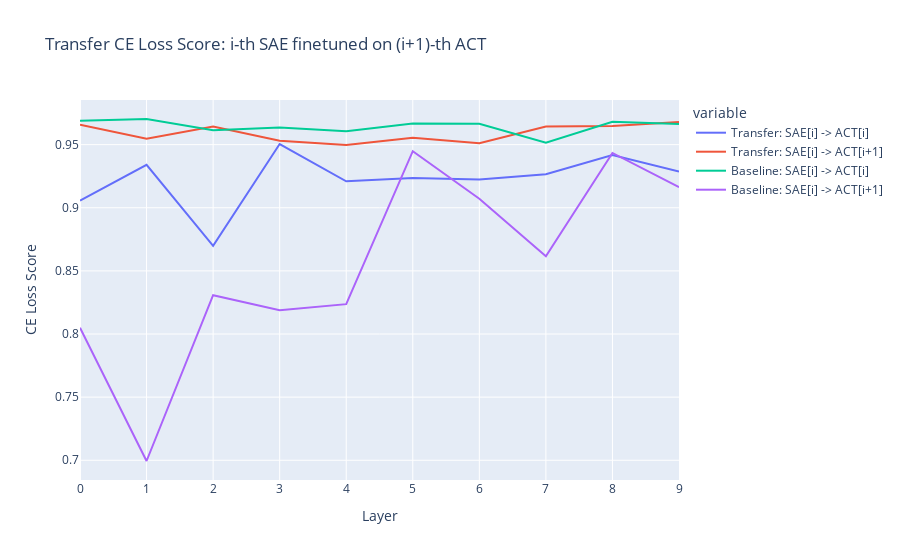

Source (notebook cell):
### Code cell
# Use plotply to plot a line chart out of transfer_metrics[['ce_loss_score']].to_numpy()[:, 0::2]
fig = px.line(
    plot_df.iloc[:-1],
    labels=dict(index="Layer", value="CE Loss Score", color="Transfer Type"), title="Transfer CE Loss Score: i-th SAE finetuned on (i+1)-th ACT",
)
fig.update_layout(
    xaxis=dict(
        tickmode="array",
        tickvals=list(range(11)),
        ticktext=list(range(11)),
    ),
)
fig.show()

### Figure 1 — Plotly figure (JSON) as saved in the notebook; plotly's stock layout.template omitted (floating-point values rounded to 4 significant figures)
{"data": [{"hovertemplate": "variable=Transfer: SAE[i] -> ACT[i]<br>Layer=%{x}<br>CE Loss Score=%{y}<extra></extra>", "legendgroup": "Transfer: SAE[i] -> ACT[i]", "line": {"color": "#636efa", "dash": "solid"}, "marker": {"symbol": "circle"}, "mode": "lines", "name": "Transfer: SAE[i] -> ACT[i]", "orientation": "v", "showlegend": true, "type": "scatter", "x": [0, 1, 2, 3, 4, 5, 6, 7, 8, 9], "xaxis": "x", "y": [0.9057, 0.934, 0.8699, 0.9505, 0.9209, 0.9236, 0.9223, 0.9265, 0.9418, 0.9287], "yaxis": "y"}, {"hovertemplate": "variable=Transfer: SAE[i] -> ACT[i+1]<br>Layer=%{x}<br>CE Loss Score=%{y}<extra></extra>", "legendgroup": "Transfer: SAE[i] -> ACT[i+1]", "line": {"color": "#EF553B", "dash": "solid"}, "marker": {"symbol": "circle"}, "mode": "lines", "name": "Transfer: SAE[i] -> ACT[i+1]", "orientation": "v", "showlegend": true, "type": "scatter", "x": [0, 1, 2, 3, 4, 5, 6, 7, 8, 9], "xaxis": "x", "y": [0.9658, 0.9547, 0.9644, 0.9531, 0.9496, 0.9555, 0.9511, 0.9643, 0.9648, 0.9679], "yaxis": "y"}, {"hovertemplate": "variable=Baseline: SAE[i] -> ACT[i]<br>Layer=%{x}<br>CE Loss Score=%{y}<extra></extra>", "legendgroup": "Baseline: SAE[i] -> ACT[i]", "line": {"color": "#00cc96", "dash": "solid"}, "marker": {"symbol": "circle"}, "mode": "lines", "name": "Baseline: SAE[i] -> ACT[i]", "orientation": "v", "showlegend": true, "type": "scatter", "x": [0, 1, 2, 3, 4, 5, 6, 7, 8, 9], "xaxis": "x", "y": [0.9688, 0.9703, 0.9613, 0.9637, 0.9607, 0.9667, 0.9666, 0.9515, 0.9681, 0.9664], "yaxis": "y"}, {"hovertemplate": "variable=Baseline: SAE[i] -> ACT[i+1]<br>Layer=%{x}<br>CE Loss Score=%{y}<extra></extra>", "legendgroup": "Baseline: SAE[i] -> ACT[i+1]", "line": {"color": "#ab63fa", "dash": "solid"}, "marker": {"symbol": "circle"}, "mode": "lines", "name": "Baseline: SAE[i] -> ACT[i+1]", "orientation": "v", "showlegend": true, "type": "scatter", "x": [0, 1, 2, 3, 4, 5, 6, 7, 8, 9], "xaxis": "x", "y": [0.805, 0.6994, 0.8307, 0.8189, 0.8236, 0.9448, 0.9072, 0.8616, 0.9434, 0.9163], "yaxis": "y"}], "layout": {"legend": {"title": {"text": "variable"}, "tracegroupgap": 0}, "title": {"text": "Transfer CE Loss Score: i-th SAE finetuned on (i+1)-th ACT"}, "xaxis": {"anchor": "y", "domain": [0, 1], "tickmode": "array", "ticktext": [0, 1, 2, 3, 4, 5, 6, 7, 8, 9, 10], "tickvals": [0, 1, 2, 3, 4, 5, 6, 7, 8, 9, 10], "title": {"text": "Layer"}}, "yaxis": {"anchor": "x", "domain": [0, 1], "title": {"text": "CE Loss Score"}}}}
